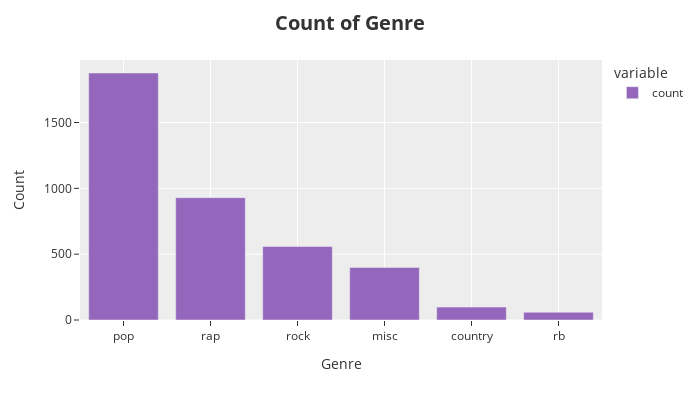

The cell this chart's notebook holds for it:
### Markdown cell above
#### Genre

### Code cell
#plot genres
fig_genre = pd.DataFrame(df.tag.value_counts()).plot.bar(template='ggplot2')#title parameters
title_param = dict(text='<b>Count of Genre</b><br></b>', 
                        font=dict(size=20))#update layout
fig_genre.update_layout(title=title_param,
                  width=700,
                  height=400,        
                  xaxis = dict(title='Genre'),
                  yaxis = dict(title='Count'))#change the colour
fig_genre.update_traces(marker_color='rgb(148, 103, 189)')#show plot
fig_genre.show()

### Figure 1 — Plotly figure (JSON) as saved in the notebook; plotly's stock layout.template omitted (floating-point values rounded to 4 significant figures)
{"data": [{"alignmentgroup": "True", "hovertemplate": "variable=count<br>tag=%{x}<br>value=%{y}<extra></extra>", "legendgroup": "count", "marker": {"color": "rgb(148, 103, 189)", "pattern": {"shape": ""}}, "name": "count", "offsetgroup": "count", "orientation": "v", "showlegend": true, "textposition": "auto", "type": "bar", "x": ["pop", "rap", "rock", "misc", "country", "rb"], "xaxis": "x", "y": [1876, 929, 558, 399, 98, 59], "yaxis": "y"}], "layout": {"barmode": "relative", "height": 400, "legend": {"title": {"text": "variable"}, "tracegroupgap": 0}, "margin": {"t": 60}, "title": {"font": {"size": 20}, "text": "<b>Count of Genre</b><br></b>"}, "width": 700, "xaxis": {"anchor": "y", "domain": [0, 1], "title": {"text": "Genre"}}, "yaxis": {"anchor": "x", "domain": [0, 1], "title": {"text": "Count"}}}}
